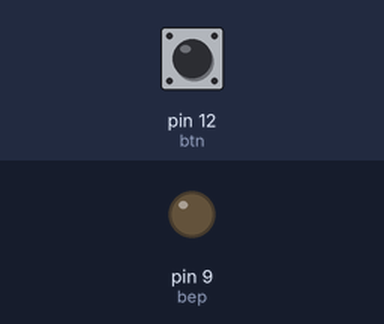
The sketch below on a simulated Arduino Uno, built with avr-gcc and run on an emulated ATmega328P. On the bench: output pins drawn as LEDs (lit = HIGH). The inputs (shaded band) are chosen by the test bench; at power-on: pin 12 (btn) HIGH.

Above: at 1.2 s.
1.3 s: pin 12 (btn) pulled LOW for 0.15 s
At 1.37 s:
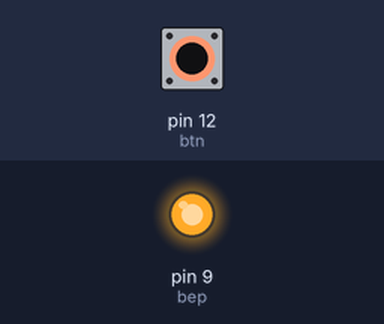
2.9 s: pin 12 (btn) pulled LOW for 3.2 s
At 7.0 s:
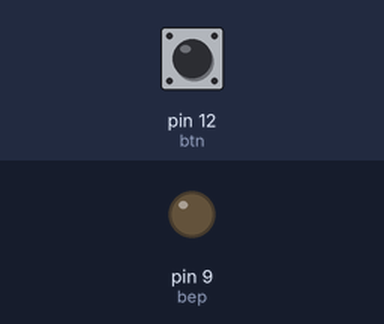
Timing chart, 0 to 8.5 s (numbered marks = the images above; inputs shaded):
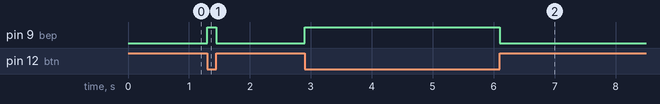

Measured:
- after the input at 1.3 s, pin 9 (bep): LOW → HIGH at once, → LOW 0.15 s later
- after the input at 2.9 s, pin 9 (bep): LOW → HIGH at once, → LOW 3.2 s later

The sketch:

button.ino
```cpp
/*
   按鈕開關與蜂鳴器測試
   按下紅色按鈕，蜂鳴器會發出聲音。
*/
byte btn = 12;  //開關按鈕PIN腳
byte bep = 9;   //蜂鳴器PIN腳

void setup() {
  pinMode(btn, INPUT_PULLUP);
  pinMode(bep, OUTPUT);
}

void loop() {
  if (digitalRead(btn) == LOW) {
    digitalWrite(bep, HIGH);
  } else {
    digitalWrite(bep, LOW);
  }
}
```
